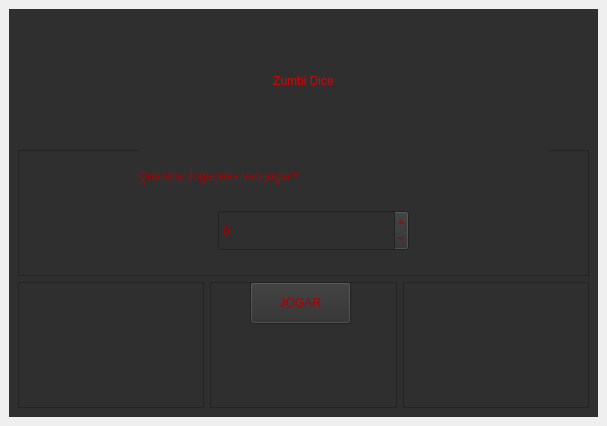
<?xml version="1.0" encoding="UTF-8"?>
<ui version="4.0">
 <class>MainWindow</class>
 <widget class="QMainWindow" name="MainWindow">
  <property name="geometry">
   <rect>
    <x>0</x>
    <y>0</y>
    <width>607</width>
    <height>426</height>
   </rect>
  </property>
  <property name="windowTitle">
   <string>ZumbiDice</string>
  </property>
  <property name="styleSheet">
   <string notr="true">color: rgb(170, 0, 0);
font: 22pt &quot;Tempus Sans ITC&quot;;</string>
  </property>
  <widget class="QWidget" name="centralwidget">
   <layout class="QGridLayout" name="gridLayout">
    <item row="0" column="0">
     <widget class="QFrame" name="frame">
      <property name="styleSheet">
       <string notr="true">background-color: rgb(47, 47, 47);</string>
      </property>
      <property name="frameShape">
       <enum>QFrame::NoFrame</enum>
      </property>
      <property name="frameShadow">
       <enum>QFrame::Raised</enum>
      </property>
      <layout class="QGridLayout" name="gridLayout_2">
       <item row="2" column="1">
        <widget class="QFrame" name="frame_4">
         <property name="frameShape">
          <enum>QFrame::StyledPanel</enum>
         </property>
         <property name="frameShadow">
          <enum>QFrame::Raised</enum>
         </property>
         <widget class="QPushButton" name="btnJogar">
          <property name="geometry">
           <rect>
            <x>40</x>
            <y>0</y>
            <width>101</width>
            <height>42</height>
           </rect>
          </property>
          <property name="whatsThis">
           <string>&lt;html&gt;&lt;head/&gt;&lt;body&gt;&lt;p align=&quot;center&quot;&gt;&lt;br/&gt;&lt;/p&gt;&lt;/body&gt;&lt;/html&gt;</string>
          </property>
          <property name="styleSheet">
           <string notr="true">color: rgb(170, 0, 0);
font: 22pt &quot;Mistral&quot;;
selection-background-color: rgb(170, 0, 0);</string>
          </property>
          <property name="text">
           <string>JOGAR</string>
          </property>
         </widget>
        </widget>
       </item>
       <item row="2" column="2">
        <widget class="QFrame" name="frame_3">
         <property name="frameShape">
          <enum>QFrame::StyledPanel</enum>
         </property>
         <property name="frameShadow">
          <enum>QFrame::Raised</enum>
         </property>
        </widget>
       </item>
       <item row="2" column="0">
        <widget class="QFrame" name="frame_2">
         <property name="frameShape">
          <enum>QFrame::StyledPanel</enum>
         </property>
         <property name="frameShadow">
          <enum>QFrame::Raised</enum>
         </property>
        </widget>
       </item>
       <item row="0" column="0" colspan="3">
        <widget class="QLabel" name="label">
         <property name="layoutDirection">
          <enum>Qt::LeftToRight</enum>
         </property>
         <property name="styleSheet">
          <string notr="true">color: rgb(221, 0, 0);
font: 36pt &quot;Showcard Gothic&quot;;</string>
         </property>
         <property name="text">
          <string>&lt;html&gt;&lt;head/&gt;&lt;body&gt;&lt;p align=&quot;center&quot;&gt;Zumbi Dice&lt;/p&gt;&lt;/body&gt;&lt;/html&gt;</string>
         </property>
        </widget>
       </item>
       <item row="1" column="0" colspan="3">
        <widget class="QFrame" name="frame_5">
         <property name="frameShape">
          <enum>QFrame::StyledPanel</enum>
         </property>
         <property name="frameShadow">
          <enum>QFrame::Raised</enum>
         </property>
         <widget class="QLabel" name="label_2">
          <property name="geometry">
           <rect>
            <x>120</x>
            <y>0</y>
            <width>411</width>
            <height>51</height>
           </rect>
          </property>
          <property name="styleSheet">
           <string notr="true">color: rgb(170, 0, 0);
font: 22pt &quot;Tempus Sans ITC&quot;;</string>
          </property>
          <property name="text">
           <string>Quantos Jogadoes vão jogar?</string>
          </property>
         </widget>
         <widget class="QSpinBox" name="spinBox">
          <property name="geometry">
           <rect>
            <x>200</x>
            <y>60</y>
            <width>191</width>
            <height>41</height>
           </rect>
          </property>
          <property name="styleSheet">
           <string notr="true">color: rgb(170, 0, 0);
border-color: rgb(170, 0, 0);
font: 22pt &quot;Tempus Sans ITC&quot;;</string>
          </property>
         </widget>
        </widget>
       </item>
      </layout>
     </widget>
    </item>
   </layout>
  </widget>
 </widget>
 <resources/>
 <connections/>
</ui>
